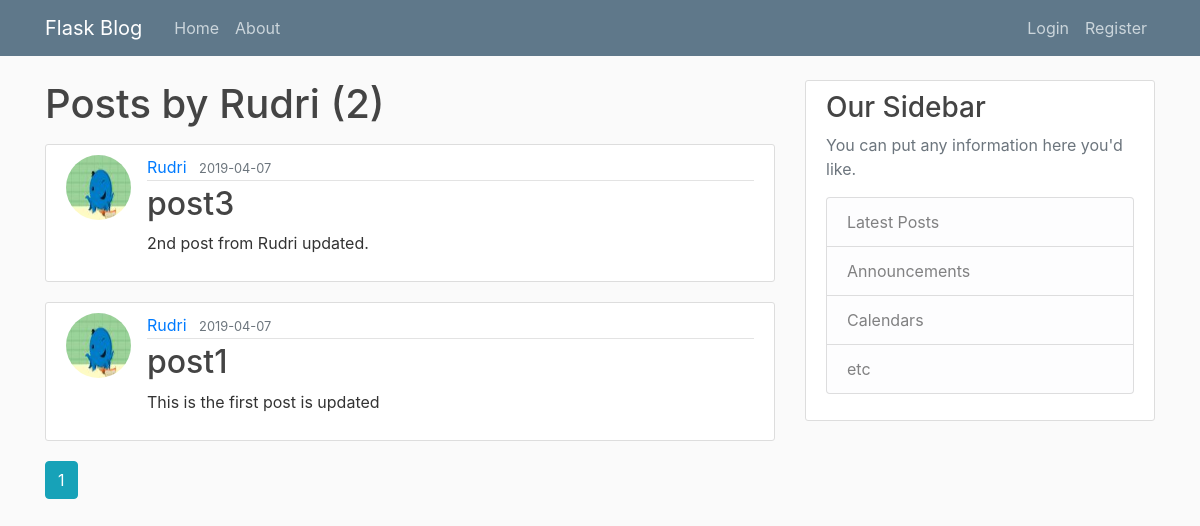
Page /user/Rudri on the earlier database version.
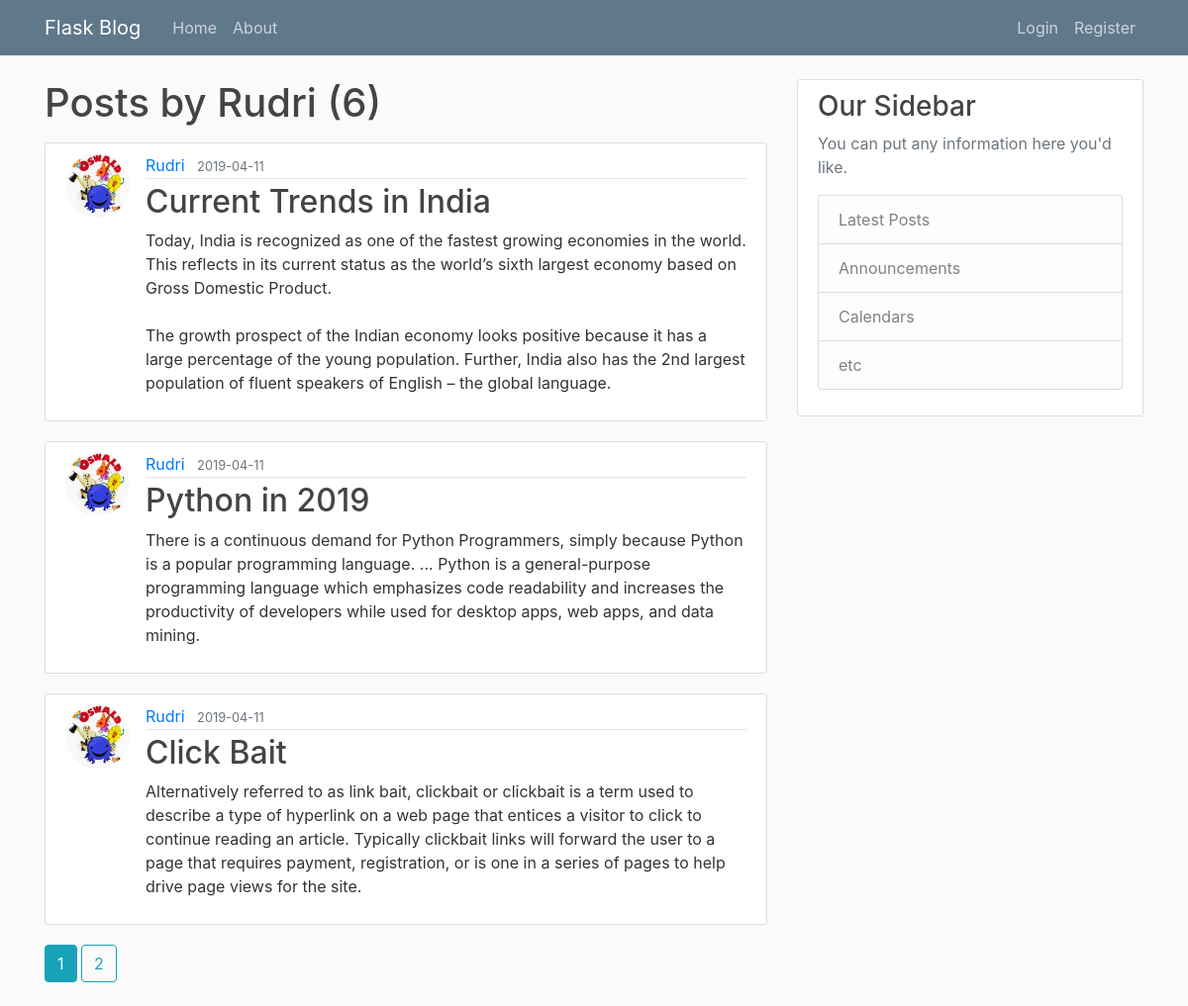
Same page on the later database version.
### Flask_Blogs/models.py (models this page shows, shortened)
class User(db.Model, UserMixin):    #importing from both db.model and UserMixin
    id = db.Column(db.Integer, primary_key = True)
    username = db.Column(db.String(20), unique = True, nullable = False)
    email =  db.Column(db.String(120), unique = True, nullable = False)
    image_file =  db.Column(db.String(20), nullable = False, default= 'default.jpg')
    password =  db.Column(db.String(60), nullable = False)
    posts = db.relationship('Post' , backref = 'author', lazy = True)

class Post(db.Model, UserMixin):
    id = id = db.Column(db.Integer, primary_key = True)
    title =  db.Column(db.String(20), nullable = False)
    date_created = db.Column(db.DateTime, nullable = False , default = datetime.utcnow)
    content = db.Column(db.Text, nullable = False)
    user_id = db.Column(db.Integer, db.ForeignKey('user.id'), nullable = False)

### Flask_Blogs/users/routes.py (the view)
@users.route("/user/<string:username>")
def user_post(username):
    page = request.args.get('page', 1, type = int)
    user = User.query.filter_by(username = username).first_or_404()
    posts = Post.query.filter_by(author = user)\
            .order_by(Post.date_created.desc())\
            .paginate(page = page, per_page = 3)
    return render_template("user_post.html" , posts = posts, user = user)

### Flask_Blogs/templates/user_post.html
{% extends "layout.html" %}
{% block content %}
<h1 class = "mb-3">Posts by {{ user.username}} ({{posts.total}})</h1>
    {% for post in posts.items %}
        <article class="media content-section">
           <img class = "rounded-circle article-img" src="{{ url_for('static' , filename = 'profile_pics/' + post.author.image_file)}}" alt="profile picture">
          <div class="media-body">
            <div class="article-metadata">
              <a class="mr-2" href="{{url_for('users.user_post', username = post.author.username)}}">{{ post.author.username }}</a>
              <small class="text-muted">{{ post.date_created.strftime('%Y-%m-%d') }}</small>
            </div>
            <h2><a class="article-title" href="{{ url_for('posts.post' , post_id = post.id) }}">{{ post.title }}</a></h2>
            <p class="article-content">{{ post.content }}</p>
          </div>
        </article>
    {% endfor %}
    {% for page_num in posts.iter_pages(left_edge = 1, right_edge = 1, left_current = 1, right_current = 1 ) %}
       {% if page_num %}
          {% if posts.page == page_num %}
            <a class="btn btn-info mb-4" href="{{ url_for('users.user_post', username = user.username , page = page_num)}}">{{ page_num }}</a>
          {% else %}
            <a class="btn btn-outline-info mb-4" href="{{ url_for('users.user_post', username = user.username, page = page_num)}}">{{ page_num }}</a>
          {% endif %}
       {% else %}
         ...
       {% endif %}
    {% endfor %}
{% endblock content %}

### Flask_Blogs/templates/layout.html (shortened to what this page needs)
<!DOCTYPE html>
<html>
   <head>
      <link rel="stylesheet" href="https://stackpath.bootstrapcdn.com/bootstrap/4.3.1/css/bootstrap.min.css">
      <link rel="stylesheet" type = "text/css" href="{{url_for('static', filename = 'main.css')}}">
   </head>
   <body>
      <header class="site-header">
        <nav class="navbar navbar-expand-md navbar-dark bg-steel fixed-top">
          <div class="container">
            <a class="navbar-brand mr-4" href="/">Flask Blog</a>
            <div class="collapse navbar-collapse" id="navbarToggle">
              <div class="navbar-nav mr-auto">
                <a class="nav-item nav-link" href="{{ url_for('main.home')}}">Home</a>
                <a class="nav-item nav-link" href="{{ url_for('main.about')}}">About</a>
              </div>
              <div class="navbar-nav">
                 {%if current_user.is_authenticated %}
                 <a class="nav-item nav-link" href="{{ url_for('posts.new_post')}}">New Post</a>
                 <a class="nav-item nav-link" href="{{ url_for('users.account')}}">Account</a>
                 <a class="nav-item nav-link" href="{{ url_for('users.logout')}}">Logout</a>
                 {% else %}
                   <a class="nav-item nav-link" href="{{ url_for('users.login')}}">Login</a>
                   <a class="nav-item nav-link" href="{{ url_for('users.register')}}">Register</a>
                  {% endif %}
              </div>
            </div>
          </div>
        </nav>
      </header>
   <main role="main" class="container">
      <div class="row">
       <div class="col-md-8">
         {% block content %}{% endblock %}
       </div>
       <div class="col-md-4">
         <div class="content-section">
           <h3>Our Sidebar</h3>
           <p class='text-muted'>You can put any information here you'd like.
             <ul class="list-group">
               <li class="list-group-item list-group-item-light">Latest Posts</li>
               <li class="list-group-item list-group-item-light">Announcements</li>
               <li class="list-group-item list-group-item-light">Calendars</li>
               <li class="list-group-item list-group-item-light">etc</li>
             </ul>
           </p>
         </div>
       </div>
     </div>
   </main>
   </body>
</html>

### Flask_Blogs/static/main.css (style rules this page uses)
body { background: #fafafa; color: #333333; margin-top: 5rem; }
h1, h2, h3, h4, h5, h6 { color: #444444; }
.bg-steel { background-color: #5f788a; }
.site-header .navbar-nav .nav-link { color: #cbd5db; }
.content-section { background: #ffffff; padding: 10px 20px; border: 1px solid #dddddd; border-radius: 3px; margin-bottom: 20px; }
.article-title { color: #444444; }
.article-content { white-space: pre-line; }
.article-img { height: 65px; width: 65px; margin-right: 16px; }
.article-metadata { padding-bottom: 1px; margin-bottom: 4px; border-bottom: 1px solid #e3e3e3 }

Differences in the rows shown:
no longer on this page (row unchanged): Post: image_file (picture), author.username "Rudri", date_created "2019-04-07", title "post3", content "2nd post from Rudri updated."
no longer on this page (row unchanged): Post: image_file (picture), author.username "Rudri", date_created "2019-04-07", title "post1", content "This is the first post is updated"
added Post: image_file (picture), author.username "Rudri", date_created "2019-04-11", title "Current Trends in India", content "Today, India is recognized as one of the fastest growing economies in the world. This reflects in its current status as the world’s sixth largest economy based on Gross Domestic Product. The growth prospect of the Indian economy looks positive because it has a large percentage of the young population. Further, India also has the 2nd largest population of fluent speakers of English – the global language."
added Post: image_file (picture), author.username "Rudri", date_created "2019-04-11", title "Python in 2019", content "There is a continuous demand for Python Programmers, simply because Python is a popular programming language. ... Python is a general-purpose programming language which emphasizes code readability and increases the productivity of developers while used for desktop apps, web apps, and data mining."
added Post: image_file (picture), author.username "Rudri", date_created "2019-04-11", title "Click Bait", content "Alternatively referred to as link bait, clickbait or clickbait is a term used to describe a type of hyperlink on a web page that entices a visitor to click to continue reading an article. Typically clickbait links will forward the user to a page that requires payment, registration, or is one in a series of pages to help drive page views for the site."
Other differences:
{{ posts.total }}: "2" → "6"
new list line: "2"
